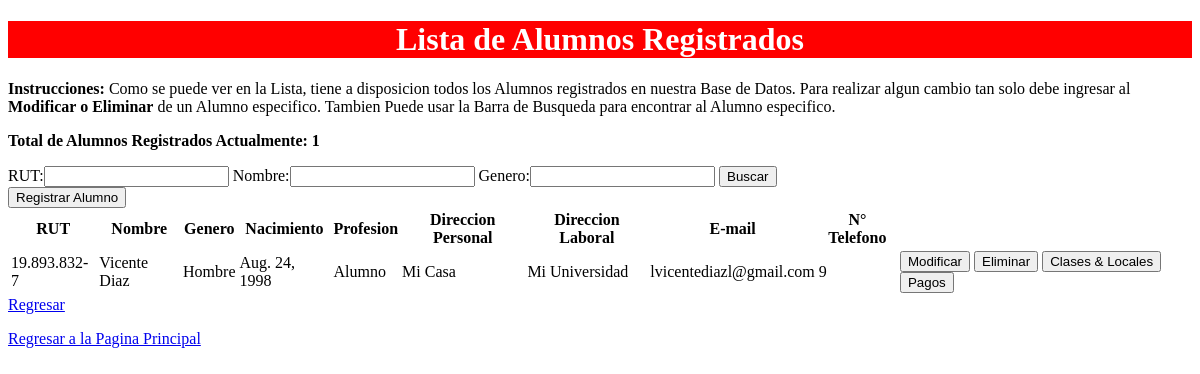
/Listado_Alumnos/ (signed in), run on an earlier commit of the app's database.
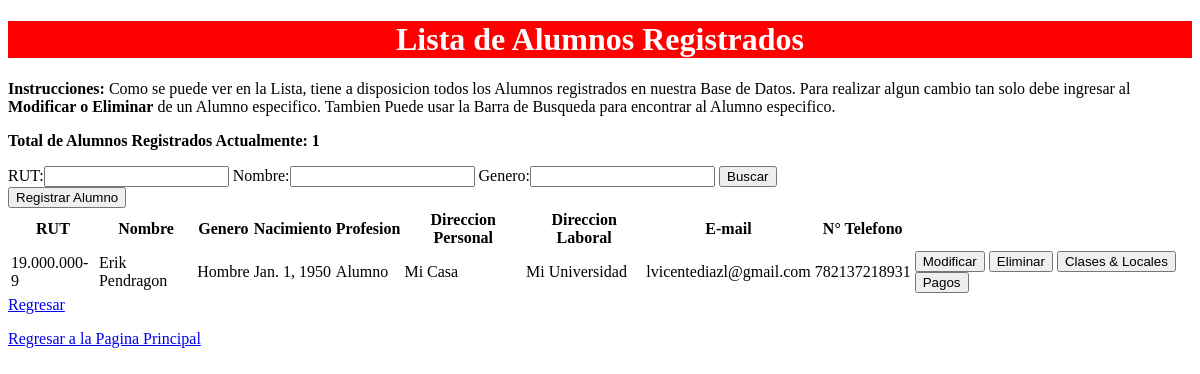
And on a later commit of the database.
### Base_Alumno/models.py (models this page shows)
class Alumno(models.Model):
    RUT=models.CharField(max_length=13)
    Nombre=models.CharField(max_length=30)
    Genero=models.CharField(max_length=6,choices=product_Genero)
    Nacimiento=models.DateField()
    Profesion=models.CharField(max_length=50)
    DirPersonal=models.CharField(max_length=50)
    DirLaboral=models.CharField(max_length=50)
    Email=models.EmailField(blank=True, null=True)
    Ntelefono=models.CharField(max_length=20,blank=True, null=True)

### Base_Alumno/views.py (the view)
# urls.py: url('Listado_Alumnos/', views.Lista_Alumnos),#Alumnos/Lista_Alumno.html
@login_required
def Lista_Alumnos(request):
	Lst_Alumnos=Alumno.objects.all()
	Filtro_Alumn = Filtro_Alumno(request.GET, queryset=Lst_Alumnos)
	Lst_Alumnos = Filtro_Alumn.qs
	return render(request,"Alumnos/Lista_Alumno.html",{"Lista_HTML":Lst_Alumnos, 'Filtro':Filtro_Alumn})

### Base_Alumno/templates/Alumnos/Lista_Alumno.html (shortened to what this page needs)
<!DOCTYPE html>
<html>
<head>
</head>
<body>
		<h1 style="background-color:red; color:white; text-align:center;">Lista de Alumnos Registrados</h1>
		<p><strong>Instrucciones:</strong> Como se puede ver en la Lista, tiene a disposicion todos los Alumnos registrados en nuestra Base de Datos. Para realizar algun cambio tan solo debe ingresar al <strong>Modificar o Eliminar</strong> de un Alumno especifico. Tambien Puede usar la Barra de Busqueda para encontrar al Alumno especifico.</p>
		<p><strong>Total de Alumnos Registrados Actualmente: {{Lista_HTML|length}}</strong></p>
		<form method="GET" action="/Listado_Alumnos/">
            {{Filtro.form}}
            <button class="btn btn-primary" type="submit">Buscar</button>
        </form>
		<a href="/Registrar_Alumno/"><button>Registrar Alumno</button></a>
		<table>
			<tr>
				<th>RUT</th>
				<th>Nombre</th>
				<th>Genero</th>
				<th>Nacimiento</th>
				<th>Profesion</th>
				<th>Direccion Personal</th>
				<th>Direccion Laboral</th>
				<th>E-mail</th>
				<th>N° Telefono</th>
			</tr>
			{% for Alumn in Lista_HTML %}
			<tr>
				<td>{{Alumn.RUT}}</td>
				<td>{{Alumn.Nombre}}</td>
				<td>{{Alumn.Genero}}</td>
				<td>{{Alumn.Nacimiento}}</td>
				<td>{{Alumn.Profesion}}</td>
				<td>{{Alumn.DirPersonal}}</td>
				<td>{{Alumn.DirLaboral}}</td>
				<td>{{Alumn.Email}}</td>
				<td>{{Alumn.Ntelefono}}</td>
				<td>
					<a href="/Modificar_Alumno/{{Alumn.id}}/"><button>Modificar</button></a>
					<a href="/Eliminar_Alumno/{{Alumn.id}}/"><button>Eliminar</button></a>
					<a href="/Listado_Clases_Locales/{{Alumn.Nombre}}/"><button>Clases & Locales</button></a>
					<a href="/Listado_Pagos/{{Alumn.id}}/"><button>Pagos</button></a>
				</td>
			</tr>
			{% endfor %}
		</table>
		<a href="/Inicio_Gestion/">Regresar</a>
		<a href="/">Regresar a la Pagina Principal</a>
</body>
</html>

What changed in the data, as far as the page shows it:
removed Alumno: RUT "19.893.832-7", Nombre "Vicente Diaz", Genero "Hombre", Nacimiento "Aug. 24, 1998", Profesion "Alumno", DirPersonal "Mi Casa", DirLaboral "Mi Universidad", Email "lvicentediazl@gmail.com", Ntelefono "9"
added Alumno: RUT "19.000.000-9", Nombre "Erik Pendragon", Genero "Hombre", Nacimiento "Jan. 1, 1950", Profesion "Alumno", DirPersonal "Mi Casa", DirLaboral "Mi Universidad", Email "lvicentediazl@gmail.com", Ntelefono "782137218931"
